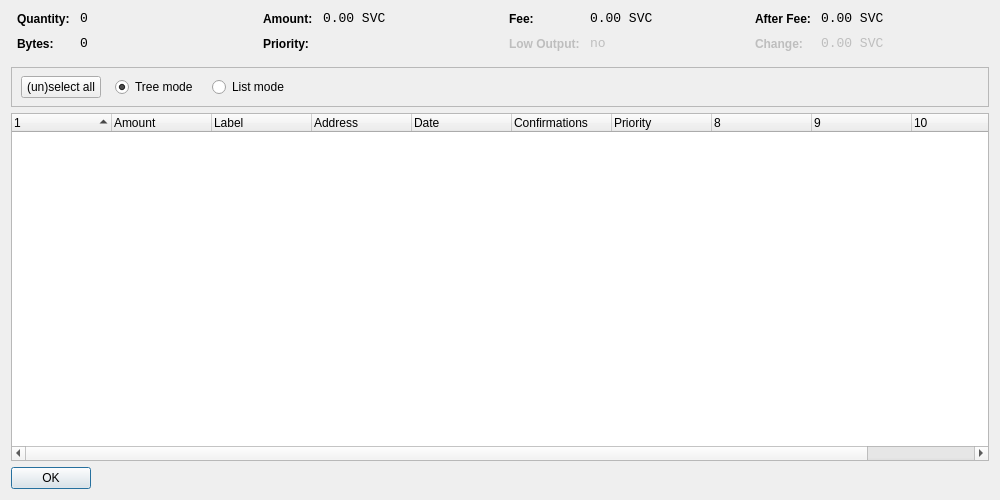
<?xml version="1.0" encoding="UTF-8"?>
<ui version="4.0">
 <class>CoinControlDialog</class>
 <widget class="QDialog" name="CoinControlDialog">
  <property name="geometry">
   <rect>
    <x>0</x>
    <y>0</y>
    <width>1000</width>
    <height>500</height>
   </rect>
  </property>
  <property name="windowTitle">
   <string>Coin Control</string>
  </property>
  <layout class="QVBoxLayout" name="verticalLayout">
   <item>
    <layout class="QHBoxLayout" name="horizontalLayoutTop" stretch="0,0,0,0">
     <property name="topMargin">
      <number>0</number>
     </property>
     <property name="bottomMargin">
      <number>10</number>
     </property>
     <item>
      <layout class="QFormLayout" name="formLayoutCoinControl1">
       <property name="horizontalSpacing">
        <number>10</number>
       </property>
       <property name="verticalSpacing">
        <number>10</number>
       </property>
       <property name="leftMargin">
        <number>6</number>
       </property>
       <property name="rightMargin">
        <number>6</number>
       </property>
       <item row="0" column="0">
        <widget class="QLabel" name="labelCoinControlQuantityText">
         <property name="styleSheet">
          <string notr="true">font-weight:bold;</string>
         </property>
         <property name="text">
          <string>Quantity:</string>
         </property>
        </widget>
       </item>
       <item row="0" column="1">
        <widget class="QLabel" name="labelCoinControlQuantity">
         <property name="font">
          <font>
           <family>Monospace</family>
           <pointsize>10</pointsize>
          </font>
         </property>
         <property name="cursor">
          <cursorShape>IBeamCursor</cursorShape>
         </property>
         <property name="contextMenuPolicy">
          <enum>Qt::ActionsContextMenu</enum>
         </property>
         <property name="text">
          <string notr="true">0</string>
         </property>
         <property name="textInteractionFlags">
          <set>Qt::LinksAccessibleByMouse|Qt::TextSelectableByKeyboard|Qt::TextSelectableByMouse</set>
         </property>
        </widget>
       </item>
       <item row="1" column="0">
        <widget class="QLabel" name="labelCoinControlBytesText">
         <property name="styleSheet">
          <string notr="true">font-weight:bold;</string>
         </property>
         <property name="text">
          <string>Bytes:</string>
         </property>
        </widget>
       </item>
       <item row="1" column="1">
        <widget class="QLabel" name="labelCoinControlBytes">
         <property name="font">
          <font>
           <family>Monospace</family>
           <pointsize>10</pointsize>
          </font>
         </property>
         <property name="cursor">
          <cursorShape>IBeamCursor</cursorShape>
         </property>
         <property name="contextMenuPolicy">
          <enum>Qt::ActionsContextMenu</enum>
         </property>
         <property name="text">
          <string notr="true">0</string>
         </property>
         <property name="textInteractionFlags">
          <set>Qt::LinksAccessibleByMouse|Qt::TextSelectableByKeyboard|Qt::TextSelectableByMouse</set>
         </property>
        </widget>
       </item>
      </layout>
     </item>
     <item>
      <layout class="QFormLayout" name="formLayoutCoinControl2">
       <property name="horizontalSpacing">
        <number>10</number>
       </property>
       <property name="verticalSpacing">
        <number>10</number>
       </property>
       <property name="leftMargin">
        <number>6</number>
       </property>
       <property name="rightMargin">
        <number>6</number>
       </property>
       <item row="0" column="0">
        <widget class="QLabel" name="labelCoinControlAmountText">
         <property name="styleSheet">
          <string notr="true">font-weight:bold;</string>
         </property>
         <property name="text">
          <string>Amount:</string>
         </property>
        </widget>
       </item>
       <item row="0" column="1">
        <widget class="QLabel" name="labelCoinControlAmount">
         <property name="font">
          <font>
           <family>Monospace</family>
           <pointsize>10</pointsize>
          </font>
         </property>
         <property name="cursor">
          <cursorShape>IBeamCursor</cursorShape>
         </property>
         <property name="contextMenuPolicy">
          <enum>Qt::ActionsContextMenu</enum>
         </property>
         <property name="text">
          <string notr="true">0.00 SVC</string>
         </property>
         <property name="textInteractionFlags">
          <set>Qt::LinksAccessibleByMouse|Qt::TextSelectableByKeyboard|Qt::TextSelectableByMouse</set>
         </property>
        </widget>
       </item>
       <item row="1" column="0">
        <widget class="QLabel" name="labelCoinControlPriorityText">
         <property name="styleSheet">
          <string notr="true">font-weight:bold;</string>
         </property>
         <property name="text">
          <string>Priority:</string>
         </property>
        </widget>
       </item>
       <item row="1" column="1">
        <widget class="QLabel" name="labelCoinControlPriority">
         <property name="font">
          <font>
           <family>Monospace</family>
           <pointsize>10</pointsize>
          </font>
         </property>
         <property name="cursor">
          <cursorShape>IBeamCursor</cursorShape>
         </property>
         <property name="contextMenuPolicy">
          <enum>Qt::ActionsContextMenu</enum>
         </property>
         <property name="text">
          <string/>
         </property>
         <property name="textInteractionFlags">
          <set>Qt::LinksAccessibleByMouse|Qt::TextSelectableByKeyboard|Qt::TextSelectableByMouse</set>
         </property>
        </widget>
       </item>
      </layout>
     </item>
     <item>
      <layout class="QFormLayout" name="formLayoutCoinControl3">
       <property name="horizontalSpacing">
        <number>10</number>
       </property>
       <property name="verticalSpacing">
        <number>10</number>
       </property>
       <property name="leftMargin">
        <number>6</number>
       </property>
       <property name="rightMargin">
        <number>6</number>
       </property>
       <item row="0" column="0">
        <widget class="QLabel" name="labelCoinControlFeeText">
         <property name="styleSheet">
          <string notr="true">font-weight:bold;</string>
         </property>
         <property name="text">
          <string>Fee:</string>
         </property>
        </widget>
       </item>
       <item row="0" column="1">
        <widget class="QLabel" name="labelCoinControlFee">
         <property name="font">
          <font>
           <family>Monospace</family>
           <pointsize>10</pointsize>
          </font>
         </property>
         <property name="cursor">
          <cursorShape>IBeamCursor</cursorShape>
         </property>
         <property name="contextMenuPolicy">
          <enum>Qt::ActionsContextMenu</enum>
         </property>
         <property name="text">
          <string notr="true">0.00 SVC</string>
         </property>
         <property name="textInteractionFlags">
          <set>Qt::LinksAccessibleByMouse|Qt::TextSelectableByKeyboard|Qt::TextSelectableByMouse</set>
         </property>
        </widget>
       </item>
       <item row="1" column="0">
        <widget class="QLabel" name="labelCoinControlLowOutputText">
         <property name="enabled">
          <bool>false</bool>
         </property>
         <property name="styleSheet">
          <string notr="true">font-weight:bold;</string>
         </property>
         <property name="text">
          <string>Low Output:</string>
         </property>
        </widget>
       </item>
       <item row="1" column="1">
        <widget class="QLabel" name="labelCoinControlLowOutput">
         <property name="enabled">
          <bool>false</bool>
         </property>
         <property name="font">
          <font>
           <family>Monospace</family>
           <pointsize>10</pointsize>
          </font>
         </property>
         <property name="cursor">
          <cursorShape>IBeamCursor</cursorShape>
         </property>
         <property name="contextMenuPolicy">
          <enum>Qt::ActionsContextMenu</enum>
         </property>
         <property name="text">
          <string notr="true">no</string>
         </property>
         <property name="textInteractionFlags">
          <set>Qt::LinksAccessibleByMouse|Qt::TextSelectableByKeyboard|Qt::TextSelectableByMouse</set>
         </property>
        </widget>
       </item>
      </layout>
     </item>
     <item>
      <layout class="QFormLayout" name="formLayoutCoinControl4">
       <property name="horizontalSpacing">
        <number>10</number>
       </property>
       <property name="verticalSpacing">
        <number>10</number>
       </property>
       <property name="leftMargin">
        <number>6</number>
       </property>
       <property name="rightMargin">
        <number>6</number>
       </property>
       <item row="0" column="0">
        <widget class="QLabel" name="labelCoinControlAfterFeeText">
         <property name="styleSheet">
          <string notr="true">font-weight:bold;</string>
         </property>
         <property name="text">
          <string>After Fee:</string>
         </property>
        </widget>
       </item>
       <item row="0" column="1">
        <widget class="QLabel" name="labelCoinControlAfterFee">
         <property name="font">
          <font>
           <family>Monospace</family>
           <pointsize>10</pointsize>
          </font>
         </property>
         <property name="cursor">
          <cursorShape>IBeamCursor</cursorShape>
         </property>
         <property name="contextMenuPolicy">
          <enum>Qt::ActionsContextMenu</enum>
         </property>
         <property name="text">
          <string notr="true">0.00 SVC</string>
         </property>
         <property name="textInteractionFlags">
          <set>Qt::LinksAccessibleByMouse|Qt::TextSelectableByKeyboard|Qt::TextSelectableByMouse</set>
         </property>
        </widget>
       </item>
       <item row="1" column="0">
        <widget class="QLabel" name="labelCoinControlChangeText">
         <property name="enabled">
          <bool>false</bool>
         </property>
         <property name="styleSheet">
          <string notr="true">font-weight:bold;</string>
         </property>
         <property name="text">
          <string>Change:</string>
         </property>
        </widget>
       </item>
       <item row="1" column="1">
        <widget class="QLabel" name="labelCoinControlChange">
         <property name="enabled">
          <bool>false</bool>
         </property>
         <property name="font">
          <font>
           <family>Monospace</family>
           <pointsize>10</pointsize>
          </font>
         </property>
         <property name="cursor">
          <cursorShape>IBeamCursor</cursorShape>
         </property>
         <property name="contextMenuPolicy">
          <enum>Qt::ActionsContextMenu</enum>
         </property>
         <property name="text">
          <string notr="true">0.00 SVC</string>
         </property>
         <property name="textInteractionFlags">
          <set>Qt::LinksAccessibleByMouse|Qt::TextSelectableByKeyboard|Qt::TextSelectableByMouse</set>
         </property>
        </widget>
       </item>
      </layout>
     </item>
    </layout>
   </item>
   <item>
    <widget class="QFrame" name="frame">
     <property name="minimumSize">
      <size>
       <width>0</width>
       <height>40</height>
      </size>
     </property>
     <property name="frameShape">
      <enum>QFrame::StyledPanel</enum>
     </property>
     <property name="frameShadow">
      <enum>QFrame::Sunken</enum>
     </property>
     <widget class="QWidget" name="horizontalLayoutWidget">
      <property name="geometry">
       <rect>
        <x>10</x>
        <y>0</y>
        <width>781</width>
        <height>41</height>
       </rect>
      </property>
      <layout class="QHBoxLayout" name="horizontalLayoutPanel" stretch="0,0,0,0,0">
       <property name="spacing">
        <number>14</number>
       </property>
       <item>
        <widget class="QPushButton" name="pushButtonSelectAll">
         <property name="sizePolicy">
          <sizepolicy hsizetype="Maximum" vsizetype="Fixed">
           <horstretch>0</horstretch>
           <verstretch>0</verstretch>
          </sizepolicy>
         </property>
         <property name="text">
          <string>(un)select all</string>
         </property>
        </widget>
       </item>
       <item>
        <widget class="QRadioButton" name="radioTreeMode">
         <property name="sizePolicy">
          <sizepolicy hsizetype="Maximum" vsizetype="Fixed">
           <horstretch>0</horstretch>
           <verstretch>0</verstretch>
          </sizepolicy>
         </property>
         <property name="text">
          <string>Tree mode</string>
         </property>
         <property name="checked">
          <bool>true</bool>
         </property>
        </widget>
       </item>
       <item>
        <widget class="QRadioButton" name="radioListMode">
         <property name="sizePolicy">
          <sizepolicy hsizetype="Maximum" vsizetype="Fixed">
           <horstretch>0</horstretch>
           <verstretch>0</verstretch>
          </sizepolicy>
         </property>
         <property name="text">
          <string>List mode</string>
         </property>
        </widget>
       </item>
       <item>
        <spacer name="horizontalSpacer">
         <property name="orientation">
          <enum>Qt::Horizontal</enum>
         </property>
         <property name="sizeHint" stdset="0">
          <size>
           <width>40</width>
           <height>20</height>
          </size>
         </property>
        </spacer>
       </item>
      </layout>
     </widget>
    </widget>
   </item>
   <item>
    <widget class="CoinControlTreeWidget" name="treeWidget">
     <property name="contextMenuPolicy">
      <enum>Qt::CustomContextMenu</enum>
     </property>
     <property name="sortingEnabled">
      <bool>false</bool>
     </property>
     <property name="columnCount">
      <number>11</number>
     </property>
     <attribute name="headerShowSortIndicator" stdset="0">
      <bool>true</bool>
     </attribute>
     <attribute name="headerStretchLastSection">
      <bool>false</bool>
     </attribute>
     <column>
      <property name="text">
       <string/>
      </property>
     </column>
     <column>
      <property name="text">
       <string>Amount</string>
      </property>
     </column>
     <column>
      <property name="text">
       <string>Label</string>
      </property>
     </column>
     <column>
      <property name="text">
       <string>Address</string>
      </property>
     </column>
     <column>
      <property name="text">
       <string>Date</string>
      </property>
     </column>
     <column>
      <property name="text">
       <string>Confirmations</string>
      </property>
      <property name="toolTip">
       <string>Confirmed</string>
      </property>
     </column>
     <column>
      <property name="text">
       <string>Priority</string>
      </property>
     </column>
     <column>
      <property name="text">
       <string/>
      </property>
     </column>
     <column>
      <property name="text">
       <string/>
      </property>
     </column>
     <column>
      <property name="text">
       <string/>
      </property>
     </column>
     <column>
      <property name="text">
       <string/>
      </property>
     </column>
    </widget>
   </item>
   <item>
    <widget class="QDialogButtonBox" name="buttonBox">
     <property name="sizePolicy">
      <sizepolicy hsizetype="Maximum" vsizetype="Fixed">
       <horstretch>0</horstretch>
       <verstretch>0</verstretch>
      </sizepolicy>
     </property>
     <property name="orientation">
      <enum>Qt::Horizontal</enum>
     </property>
     <property name="standardButtons">
      <set>QDialogButtonBox::Ok</set>
     </property>
    </widget>
   </item>
  </layout>
 </widget>
 <customwidgets>
  <customwidget>
   <class>CoinControlTreeWidget</class>
   <extends>QTreeWidget</extends>
   <header>coincontroltreewidget.h</header>
  </customwidget>
 </customwidgets>
 <resources/>
 <connections/>
</ui>
